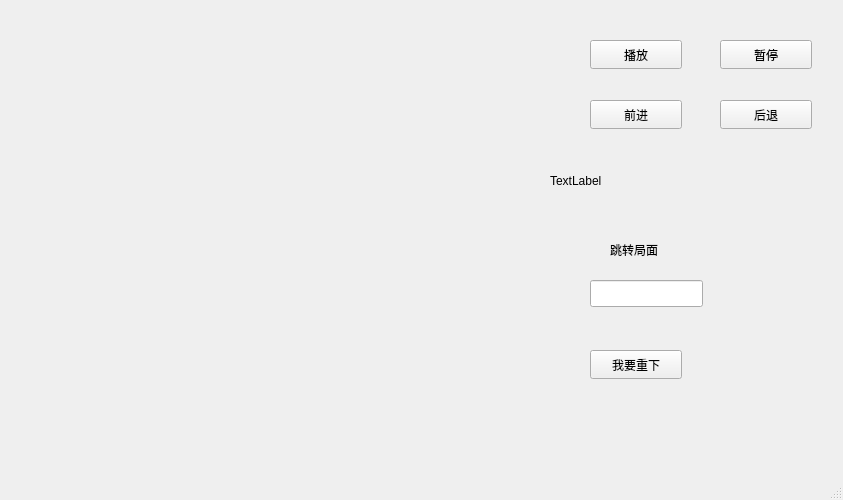
<?xml version="1.0" encoding="UTF-8"?>
<ui version="4.0">
 <class>ReGo</class>
 <widget class="QMainWindow" name="ReGo">
  <property name="geometry">
   <rect>
    <x>0</x>
    <y>0</y>
    <width>843</width>
    <height>500</height>
   </rect>
  </property>
  <property name="windowTitle">
   <string>MainWindow</string>
  </property>
  <widget class="QWidget" name="centralwidget">
   <widget class="QPushButton" name="pushButton">
    <property name="geometry">
     <rect>
      <x>590</x>
      <y>100</y>
      <width>92</width>
      <height>29</height>
     </rect>
    </property>
    <property name="text">
     <string>前进</string>
    </property>
   </widget>
   <widget class="QLabel" name="label">
    <property name="geometry">
     <rect>
      <x>590</x>
      <y>10</y>
      <width>91</width>
      <height>21</height>
     </rect>
    </property>
    <property name="text">
     <string/>
    </property>
   </widget>
   <widget class="QLabel" name="label_2">
    <property name="geometry">
     <rect>
      <x>550</x>
      <y>160</y>
      <width>281</width>
      <height>41</height>
     </rect>
    </property>
    <property name="text">
     <string>TextLabel</string>
    </property>
   </widget>
   <widget class="QPushButton" name="pushButton_2">
    <property name="geometry">
     <rect>
      <x>720</x>
      <y>100</y>
      <width>92</width>
      <height>29</height>
     </rect>
    </property>
    <property name="text">
     <string>后退</string>
    </property>
   </widget>
   <widget class="QPushButton" name="pushButton_3">
    <property name="geometry">
     <rect>
      <x>590</x>
      <y>40</y>
      <width>92</width>
      <height>29</height>
     </rect>
    </property>
    <property name="text">
     <string>播放</string>
    </property>
   </widget>
   <widget class="QPushButton" name="pushButton_4">
    <property name="geometry">
     <rect>
      <x>720</x>
      <y>40</y>
      <width>92</width>
      <height>29</height>
     </rect>
    </property>
    <property name="text">
     <string>暂停</string>
    </property>
   </widget>
   <widget class="QLineEdit" name="lineEdit">
    <property name="geometry">
     <rect>
      <x>590</x>
      <y>280</y>
      <width>113</width>
      <height>27</height>
     </rect>
    </property>
   </widget>
   <widget class="QLabel" name="label_3">
    <property name="geometry">
     <rect>
      <x>610</x>
      <y>240</y>
      <width>69</width>
      <height>20</height>
     </rect>
    </property>
    <property name="text">
     <string>跳转局面</string>
    </property>
   </widget>
   <widget class="QPushButton" name="pushButton_5">
    <property name="geometry">
     <rect>
      <x>590</x>
      <y>350</y>
      <width>92</width>
      <height>29</height>
     </rect>
    </property>
    <property name="text">
     <string>我要重下</string>
    </property>
   </widget>
  </widget>
  <widget class="QMenuBar" name="menubar">
   <property name="geometry">
    <rect>
     <x>0</x>
     <y>0</y>
     <width>843</width>
     <height>26</height>
    </rect>
   </property>
  </widget>
  <widget class="QStatusBar" name="statusbar"/>
 </widget>
 <resources/>
 <connections/>
</ui>
